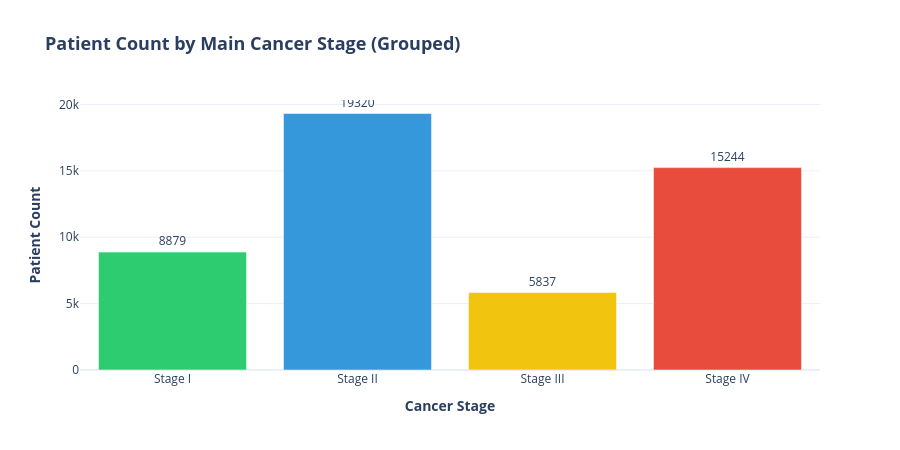

The notebook cell saved with this chart:
### Code cell
def simplify_stage(stage):
    if pd.isna(stage):
        return 'Unknown'
    stage_str = str(stage).upper()
    if 'IV' in stage_str or '4' in stage_str:
        return 'Stage IV'
    elif 'III' in stage_str or '3' in stage_str:
        return 'Stage III'
    elif 'II' in stage_str or '2' in stage_str:
        return 'Stage II'
    elif 'I' in stage_str or '1' in stage_str:
        return 'Stage I'
    return 'Other'

df_clean['stage_grouped'] = df_clean['ajcc_combined'].apply(simplify_stage)

stage_counts = df_clean['stage_grouped'].value_counts().reindex(['Stage I', 'Stage II', 'Stage III', 'Stage IV', 'Other', 'Unknown']).dropna().reset_index()
stage_counts.columns = ['Stage', 'Patient Count']

fig_stage_clean = px.bar(
    stage_counts, 
    x='Stage', 
    y='Patient Count',
    text='Patient Count',
    title='<b>Patient Count by Main Cancer Stage (Grouped)</b>',
    color='Stage',
    color_discrete_sequence=['#2ecc71', '#3498db', '#f1c40f', '#e74c3c', '#95a5a6']
)

fig_stage_clean.update_traces(textposition='outside')
fig_stage_clean.update_layout(
    template='plotly_white',
    showlegend=False,
    xaxis_title='<b>Cancer Stage</b>',
    yaxis_title='<b>Patient Count</b>',
    title_font_size=18,
    height=450
)

fig_stage_clean.show()

### Figure 1 — Plotly figure (JSON) as saved in the notebook; plotly's stock layout.template omitted (floating-point values rounded to 4 significant figures)
{"data": [{"hovertemplate": "Stage=%{x}<br>Patient Count=%{text}<extra></extra>", "legendgroup": "Stage I", "marker": {"color": "#2ecc71", "pattern": {"shape": ""}}, "name": "Stage I", "orientation": "v", "showlegend": true, "text": [8879.0], "textposition": "outside", "type": "bar", "x": ["Stage I"], "xaxis": "x", "y": [8879.0], "yaxis": "y"}, {"hovertemplate": "Stage=%{x}<br>Patient Count=%{text}<extra></extra>", "legendgroup": "Stage II", "marker": {"color": "#3498db", "pattern": {"shape": ""}}, "name": "Stage II", "orientation": "v", "showlegend": true, "text": [19320.0], "textposition": "outside", "type": "bar", "x": ["Stage II"], "xaxis": "x", "y": [19320.0], "yaxis": "y"}, {"hovertemplate": "Stage=%{x}<br>Patient Count=%{text}<extra></extra>", "legendgroup": "Stage III", "marker": {"color": "#f1c40f", "pattern": {"shape": ""}}, "name": "Stage III", "orientation": "v", "showlegend": true, "text": [5837.0], "textposition": "outside", "type": "bar", "x": ["Stage III"], "xaxis": "x", "y": [5837.0], "yaxis": "y"}, {"hovertemplate": "Stage=%{x}<br>Patient Count=%{text}<extra></extra>", "legendgroup": "Stage IV", "marker": {"color": "#e74c3c", "pattern": {"shape": ""}}, "name": "Stage IV", "orientation": "v", "showlegend": true, "text": [15240.0], "textposition": "outside", "type": "bar", "x": ["Stage IV"], "xaxis": "x", "y": [15240.0], "yaxis": "y"}], "layout": {"barmode": "relative", "height": 450, "legend": {"title": {"text": "Stage"}, "tracegroupgap": 0}, "showlegend": false, "title": {"font": {"size": 18}, "text": "<b>Patient Count by Main Cancer Stage (Grouped)</b>"}, "xaxis": {"anchor": "y", "categoryarray": ["Stage I", "Stage II", "Stage III", "Stage IV"], "categoryorder": "array", "domain": [0, 1], "title": {"text": "<b>Cancer Stage</b>"}}, "yaxis": {"anchor": "x", "domain": [0, 1], "title": {"text": "<b>Patient Count</b>"}}}}
